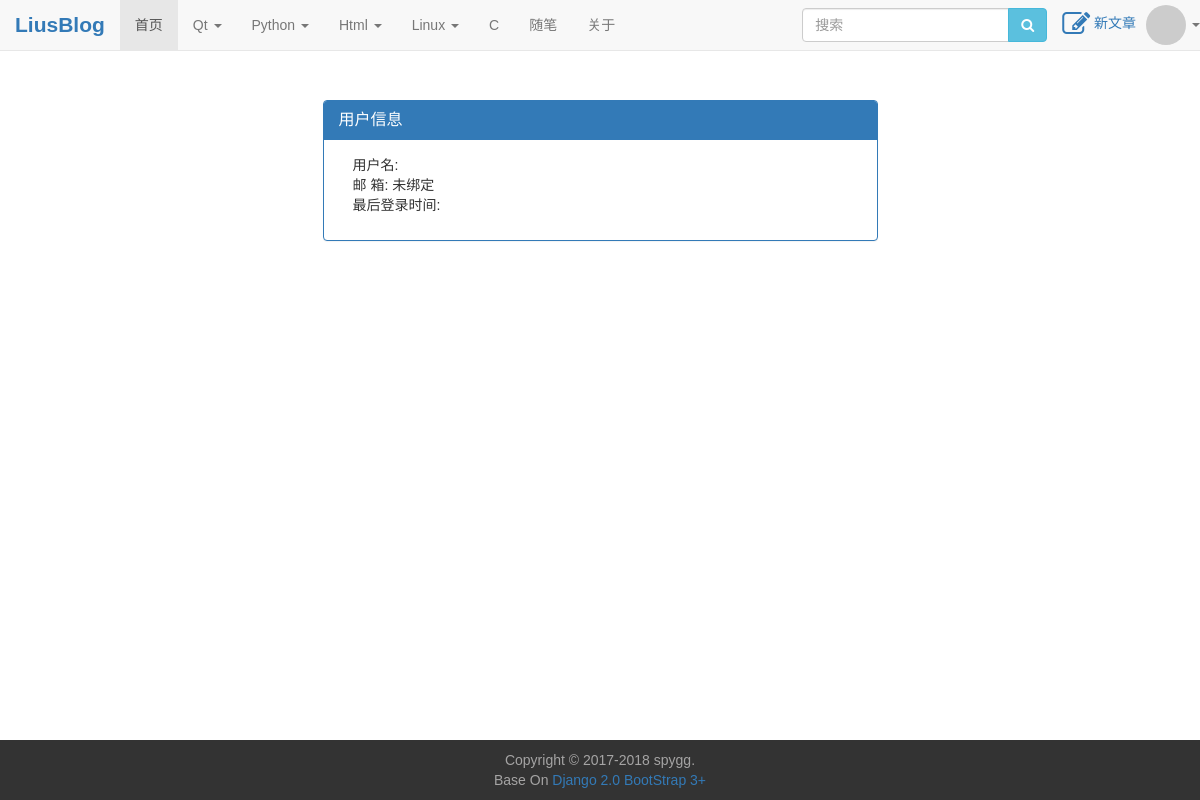
The app's page /userinfo/ (signed in) with its own data.
### blog/models.py (models this page shows, shortened)
class BlogType(models.Model):
    type_name = models.CharField(max_length=20)
    parent_id = models.IntegerField(default=0)
    def get_sub_types(self):
        get_sub_types = BlogType.objects.filter(parent_id=self.id)
        return get_sub_types
    def __str__(self):
        return self.type_name

### blog/views.py (the view)
# urls.py: path('userinfo/', views.userinfo, name='userinfo'),
def userinfo(request):
    context = {}
    context['blog_types'] = BlogType.objects.filter(parent_id=0)
    username = request.GET.get('username', '')
    if username:
        user = User.objects.get(username=username)
        if user.is_active:
            context['userInfo'] = user
    return render(request, 'userinfo.html', context)

### templates/userinfo.html (shortened to what this page needs)
{% extends 'base.html' %}
{% block main_area %}
    <div class="container">
        <div class="row">
            <div class="register-area col-md-6 col-md-offset-3">
                <div class="panel panel-primary ">
                    <div class="panel-heading">
                        <h3 class="panel-title">用户信息</h3>
                    </div>
                    <div class="panel-body">
                        {% if user.is_authenticated %}
                            <ul>
                                <li>
                                    用户名: {{ userInfo.username }}
                                </li>
                                <li>
                                    邮 箱:
                                     {% if userInfo.email %}
                                        <label>{{ userInfo.email }}</label>
                                    {% else %}
                                        未绑定
                                    {% endif %}
                                </li>
                                <li>
                                    最后登录时间: {{ userInfo.last_login|date:"Y-m-d, G:i:s" }}
                                </li>
                            </ul>
                        {% endif %}
                    </div>
                </div>
            </div>
        </div>
    </div>
{% endblock %}

### templates/base.html (shortened to what this page needs)
<!DOCTYPE html>
<html lang="en">
<head>
    {% load static %}
    <link rel="stylesheet" type="text/css" href="/static/css/bootstrap.min.css">
    <link rel="stylesheet" type="text/css" href="/static/css/font-awesome.min.css">
    <link rel="stylesheet" type="text/css" href="/static/css/base.css">
    <link rel="stylesheet" type="text/css" href="{% static 'ckeditor/ckeditor/plugins/codesnippet/lib/highlight/styles/atelier-dune.dark.css' %}">
</head>
<body>
    <div id="nav-area" class="navbar navbar-default navbar-fixed-top">
      <div class="container-fluid">
        <div class="navbar-header">
          <div class="navbar-brand">
            <a href="{% url 'home' %}">
              <span>LiusBlog</span>
            </a>
          </div>
        </div>
        <div class="collapse navbar-collapse" id="bs-example-navbar-collapse-1">
          <ul class="nav navbar-nav">
            {% if blog_type %}
              <li>
            {% else %}
              <li class="active">
            {% endif %}
              <a href="{% url 'home' %}">首页</a>
            </li>
            {% for blog_catagroy in blog_types %}
              {% if blog_catagroy.type_name == blog_type %}
                <li class="dropdown active">
              {% else %}
                {% if parent_name == blog_catagroy.type_name %}
                  <li class="dropdown active">
                {% else %}
                  <li class="dropdown">
                {% endif %}
              {% endif %}
                {% if blog_catagroy.get_sub_types %}
                  <a href="#" class="dropdown-toggle" data-toggle="dropdown" role="button" aria-haspopup="true" aria-expanded="true">
                    {{ blog_catagroy }}
                    <span class="caret"></span>
                  </a>
                {% else %}
                  <a href="{% url 'article_list' %}?blog_type={{ blog_catagroy }}">
                    {{ blog_catagroy }}
                  </a>
                {% endif %}
              </li>
            {% endfor %}
            {% if blog_type == 'about'%}
              <li class="active">
            {% else %}
              <li>
            {% endif %}
              <a href="{% url 'about_me' %}">关于</a>
            </li>
          </ul>
          <div class="pull-right">
            <ul class="nav navbar-nav navbar-left">
              <form class="hidden-sm  nav-item navbar-form" role="search" method="get" id="searchform" action="/search/">
                  <div class="input-group">
                      <input type="search" name="q" class="form-control rounded-0 f-15" placeholder="搜索" required=True>
                      <div class="input-group-btn">
                          <button class="btn btn-info rounded-0" type="submit"><i class="fa fa-search"></i></button>
                      </div>
                  </div>
              </form>
            </ul>
            {% if request.user.is_authenticated %}
              <ul class="nav navbar-nav navbar-right">
                {% if request.user.is_superuser %}
                  <div class="nav-new-article">
                    <a href="">
                      <i class="fa fa-2x fa-pencil-square-o" aria-hidden="true"></i>
                      <span>新文章</span>
                    </a>
                  </div>
                {% endif %}
                <li class="dropdown navbar-right" >
                  <a  style="padding-left: 0px;padding-top: 5px;padding-bottom: 5px; margin-left: 10px;" href="#" class="dropdown-toggle" data-toggle="dropdown" role="button" aria-haspopup="true" title='{{ request.user }} 欢迎回来!'>
                    <img style="border-radius: 50%;height: 40px;" src="https://dummyimage.com/60x60/333333/ffffff&text={{ request.user.username }}" alt="{{ request.user }}">
                    <span class="caret"></span>
                  </a>
                </li>
              </ul>
            {% endif %}
          </div>
        </div>
      </div>
    </div>
    <div id="main-area" class="container">
        <div class="row clearfix">
            {% block main_area %}{% endblock %}
        </div>
    </div>
    <div id="footer-area">
      <div>
          <span>Copyright © 2017-2018 spygg.</span>
      </div>
      <div>
          <span>Base On</span>
          <a href="https://www.djangoproject.com" target="_blank">Django 2.0</a>
          <a href="http://www.bootcss.com/" target="_blank">BootStrap 3+</a>
      </div>
    </div>
</body>
</html>

### static/css/base.css (style rules this page uses)
html, body { background-color: #fff; display: -webkit-flex; display: flex; min-height: 100vh; flex-direction: column; margin: 0; padding: 0; font-family: Arial,Helvetica,sans-serif,"Hiragino Sans GB","WenQuanYi Zen Hei",Microsoft Yahei,"微软雅黑"; }
.navbar-brand { font-size: 1.5em; font-weight: bold; text-shadow: 1px 2px 5px rgba(255, 255, 255, 0.1), 0px 0px 30px rgba(255, 255, 255, 0.125); }
.h3, h3 { font-size: 1.2em; }
.navbar-form { display: inline-block; }
.nav-new-article { display: inline-block; margin-top: 10px; }
.nav-new-article i { vertical-align: middle; }
#main-area { flex: 1 0 auto; margin-top: 50px; }
#footer-area { width: 100%; background: #333; color: #a5a4a4; text-align: center; padding: 10px 0px 10px 0px; }

### templates/userinfo.html (style rules this page uses)
.register-area { margin-top: 50px; }
ul { list-style: none; padding-left: 1em; }

### records on screen
BlogType: type_name "Qt"
BlogType: type_name "Python"
BlogType: type_name "Html"
BlogType: type_name "Linux"
BlogType: type_name "C"
BlogType: type_name "随笔"
